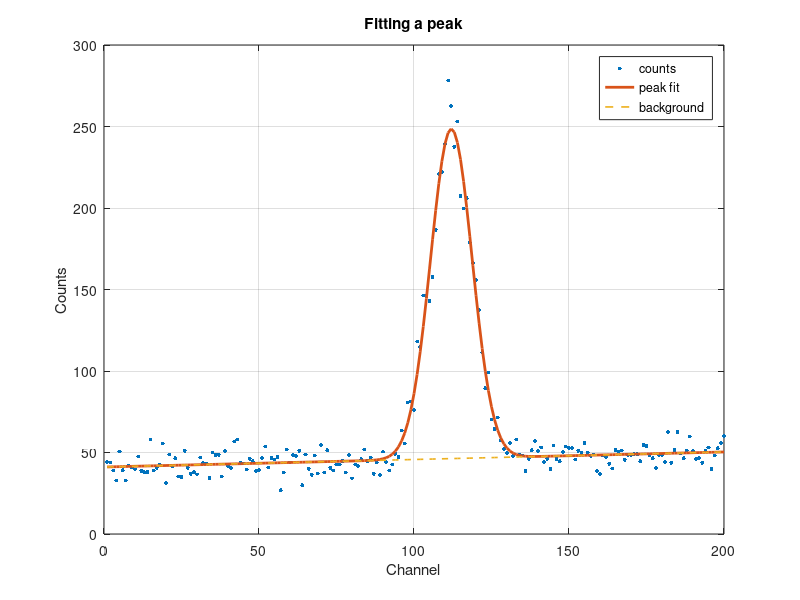

Here is the MATLAB script that generated this plot:
% Center, width and height of a peak in noisy counts, with a sloping background
rng(12);
ch = (1:200)';
counts = 40 + 0.05*ch + 220*exp(-(ch - 112).^2/(2*6.5^2));
counts = counts + sqrt(counts).*randn(size(ch));

model = @(p, x) p(1)*exp(-(x - p(2)).^2/(2*p(3)^2)) + p(4) + p(5)*x;
p0 = [max(counts) - median(counts), 100, 10, median(counts), 0];
p = lsqcurvefit(model, p0, ch, counts, [0 1 0.5 -Inf -Inf], [Inf 200 50 Inf Inf]);
fprintf('Peak at channel %.2f, sigma %.2f, height %.1f counts\n', p(2), p(3), p(1));
fprintf('FWHM %.2f channels\n', 2*sqrt(2*log(2))*p(3));

plot(ch, counts, '.', 'MarkerSize', 9);
hold on;
plot(ch, model(p, ch), 'LineWidth', 2);
plot(ch, p(4) + p(5)*ch, '--', 'LineWidth', 1.2);
hold off;
legend('counts', 'peak fit', 'background');
title('Fitting a peak');
xlabel('Channel');
ylabel('Counts');
grid on;
